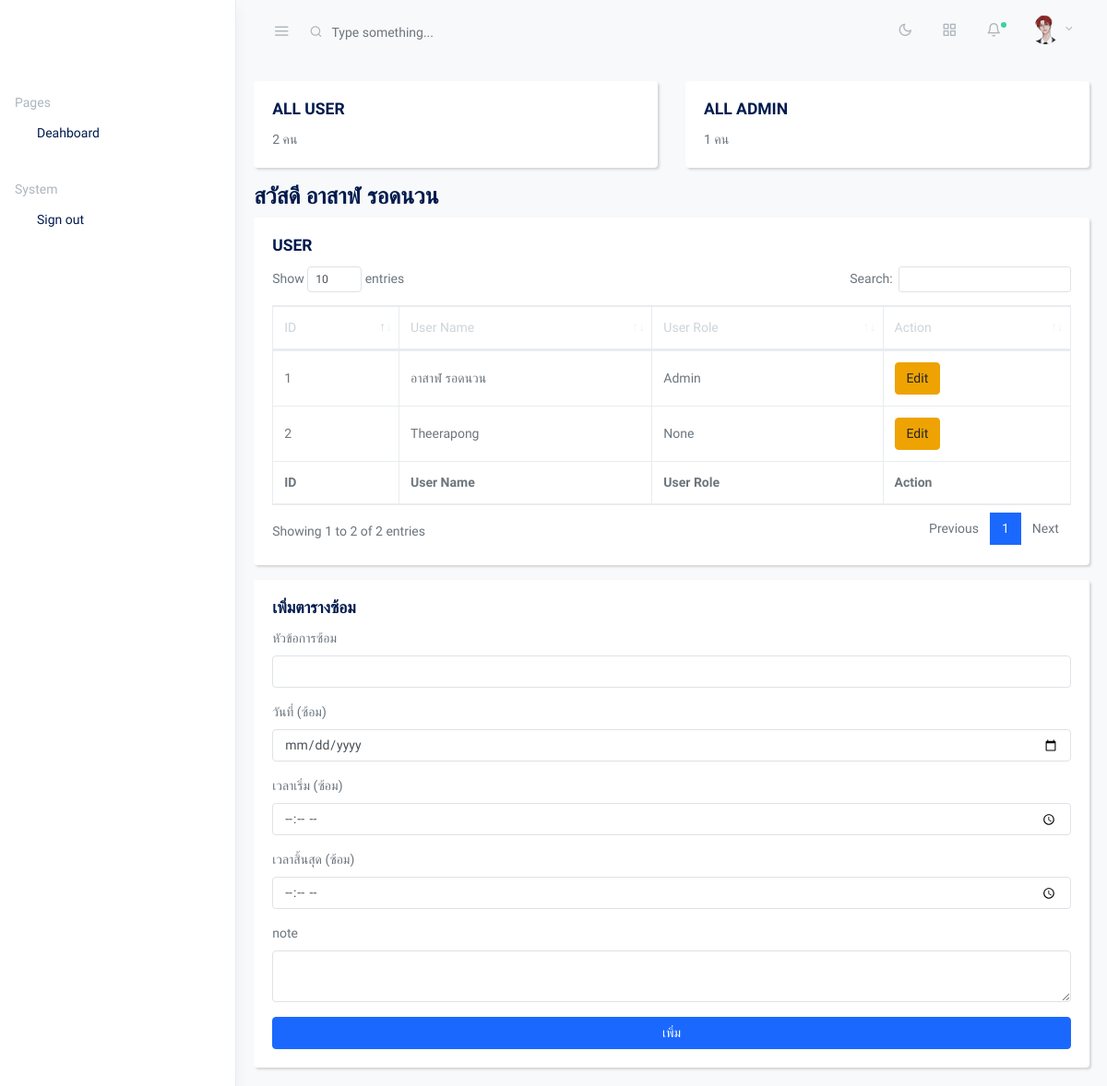
The app's page /page/admin/admin.php (signed in) with its own data.
### tables this page shows
CREATE TABLE `user` (
  `ID` int(11) NOT NULL,
  `user_student_id` varchar(20) NOT NULL DEFAULT 'None',
  `user_name` varchar(60) NOT NULL DEFAULT 'None',
  `user_email` varchar(60) NOT NULL DEFAULT 'none@gmail.com',
  `user_password` varchar(255) NOT NULL DEFAULT 'None',
  `user_sex` varchar(120) NOT NULL DEFAULT 'None',
  `user_birthday` varchar(10) NOT NULL DEFAULT 'None',
  `user_role` varchar(30) NOT NULL DEFAULT 'None',
  `user_tel` varchar(10) NOT NULL DEFAULT 'None',
  `user_register` datetime NOT NULL DEFAULT current_timestamp(),
  `user_note` varchar(120) NOT NULL DEFAULT 'None',
  `user_status` int(11) NOT NULL DEFAULT 1,
  `user_img` text NOT NULL DEFAULT 'None'
);

### page/admin/admin.php (the view, shortened to what this page needs)
<?php
    require_once '../../inc/db.php';
    $sql = "SELECT * FROM user WHERE ID = '".$_SESSION['user_id_db']."'";
    $result = mysqli_query($conn, $sql);
    $row = mysqli_fetch_assoc($result);
?>
<!DOCTYPE html>
<html lang="en">
<head>
    <link rel="stylesheet" href="../../assets/css/simplebar.css">
    <link href="https://kit-pro.fontawesome.com/releases/v6.4.2/css/pro.min.css" rel="stylesheet">
    <link href="https://fonts.cdnfonts.com/css/sf-pro-display?styles=98774,98773,98775,98770,98771,98769"
        rel="stylesheet">
    <link rel="stylesheet" href="../../assets/css/feather.css">
    <link rel="stylesheet" href="../../assets/css/dataTables.bootstrap4.css">
    <link rel="stylesheet" href="../../assets/css/daterangepicker.css">
    <link rel="stylesheet" href="../../assets/css/app-light.css" id="lightTheme">
    <link rel="stylesheet" href="../../assets/css/app-dark.css" id="darkTheme" disabled>
    <link rel="stylesheet" href="../../assets/css/custom.css">
</head>
<body class="vertical light">
    <?php include '../../inc/inc/header.php'; ?>
    <?php include '../../inc/inc/sidebar.php'; ?>
    <main role="main" class="main-content">
        <div class="row">
            <div class="col col-lg">
                <div class="card">
                    <div class="card-body">
                        <h5 class="card-title">ALL USER</h5>
                        <?php
                            $sql = "SELECT * FROM user";
                            $result = mysqli_query($conn, $sql);
                            $count = mysqli_num_rows($result);
                        ?>
                        <p class="card-text"><?php echo $count; ?> คน</p>
                    </div>
                </div>
            </div>
            <div class="col col-lg">
                <div class="card">
                    <div class="card-body">
                        <h5 class="card-title">ALL ADMIN</h5>
                        <?php
                            $sql = "SELECT * FROM user WHERE user_role = 'Admin'";
                            $result = mysqli_query($conn, $sql);
                            $count = mysqli_num_rows($result);
                        ?>
                        <p class="card-text"><?php echo $count; ?> คน</p>
                    </div>
                </div>
            </div>
        </div>
        <div class="row mt-3">
            <div class="col-lg">
                <h3>สวัสดี <?php echo $row["user_name"] ?></h3>
            </div>
        </div>
        <div class="row">
            <div class="col-lg">
                <div class="card">
                    <div class="card-body">
                        <h5 class="card-title">USER</h5>
                        <table id="user_view" class="table table-striped table-bordered" style="width:100%">
                            <thead>
                                <tr>
                                    <th>ID</th>
                                    <th>User Name</th>
                                    <th>User Role</th>
                                    <th>Action</th>
                                </tr>
                            </thead>
                            <tbody>
                                <?php
                                    $sql = "SELECT * FROM user";
                                    $result = mysqli_query($conn, $sql);
                                    while($row = mysqli_fetch_assoc($result)){
                                ?>
                                <tr>
                                    <td><?php echo $row["ID"] ?></td>
                                    <td><?php echo $row["user_name"] ?></td>
                                    <td><?php echo $row["user_role"] ?></td>
                                    <td>
                                        <a href="./edit_user.php?id=<?php echo $row["ID"] ?>" class="btn btn-warning">Edit</a>
                                    </td>
                                </tr>
                                <?php
                                    }
                                ?>
                            </tbody>
                            <tfoot>
                                <tr>
                                    <th>ID</th>
                                    <th>User Name</th>
                                    <th>User Role</th>
                                    <th>Action</th>
                                </tr>
                            </tfoot>
                        </table>
                    </div>
                </div>
            </div>
        </div>
        <div class="row mt-3">
            <div class="col-lg">
                <div class="card">
                    <div class="card-body">
                        <h5 class="card-title">เพิ่มตารางซ้อม</h5>
                        <div class="mb-3">
                            <label for="" class="form-label">หัวข้อการซ้อม</label>
                            <input name="s_deteil" type="text" class="form-control">
                        </div>
                        <div class="mb-3">
                            <label class="form-label">วันที่ (ซ้อม)</label>
                            <input name="date_start" type="date" class="form-control">
                        </div>
                        <div class="mb-3">
                            <label class="form-label">เวลาเริ่ม (ซ้อม)</label>
                            <input name="time_start" type="time" class="form-control">
                        </div>
                        <div class="mb-3">
                            <label class="form-label">เวลาสิ้นสุด (ซ้อม)</label>
                            <input name="time_end" type="time" class="form-control">
                        </div>
                        <div class="mb-3">
                            <label for="" class="form-label">note</label>
                            <textarea type="text" name="s_note" class="form-control"></textarea>
                        </div>
                        <button class="btn btn-primary w-100" id="add-schedule" type="button">เพิ่ม</button>
                    </div>
                </div>
            </div>
        </div>
    </main>
</body>
</html>

### inc/inc/header.php (shortened to what this page needs)
<nav class="topnav navbar navbar-light">
        <button type="button" class="navbar-toggler text-muted mt-2 p-0 mr-3 collapseSidebar">
          <i class="fe fe-menu navbar-toggler-icon"></i>
        </button>
        <form class="form-inline mr-auto searchform text-muted">
          <input class="form-control mr-sm-2 bg-transparent border-0 pl-4 text-muted" type="search" placeholder="Type something..." aria-label="Search">
        </form>
        <ul class="nav">
          <li class="nav-item">
            <a class="nav-link text-muted my-2" id="modeSwitcher" data-mode="light">
              <i class="fe fe-sun fe-16"></i>
            </a>
          </li>
          <li class="nav-item">
            <a class="nav-link text-muted my-2" href="./#" data-toggle="modal" data-target=".modal-shortcut">
              <span class="fe fe-grid fe-16"></span>
            </a>
          </li>
          <li class="nav-item nav-notif">
            <a class="nav-link text-muted my-2" href="./#" data-toggle="modal" data-target=".modal-notif">
              <span class="fe fe-bell fe-16"></span>
              <span class="dot dot-md bg-success"></span>
            </a>
          </li>
          <li class="nav-item dropdown">
            <a class="nav-link dropdown-toggle text-muted pr-0" href="#" id="navbarDropdownMenuLink" role="button" data-toggle="dropdown" aria-haspopup="true" aria-expanded="false">
              <span class="avatar avatar-sm mt-2">
                <img src="<?php echo $row["user_img"] ?>" alt="..." class="avatar-img rounded-circle">
              </span>
            </a>
          </li>
        </ul>
</nav>

### assets/css/feather.css (style rules this page uses)
.fe { font-family: "feather" !important; speak: none; font-style: normal; font-weight: normal; font-variant: normal; text-transform: none; line-height: 1; -webkit-font-smoothing: antialiased; -moz-osx-font-smoothing: grayscale; }
.fe-16 { font-size: 16px; }
.fe-bell:before { content: ""; }
.fe-grid:before { content: ""; }
.fe-menu:before { content: ""; }
.fe-sun:before { content: ""; }

### assets/css/custom.css (style rules this page uses)
.card { border: none; box-shadow: rgba(0, 0, 0, 0.15) 1.95px 1.95px 2.6px; }

### records on screen
user: user_img (picture), user_name "อาสาฬ รอดนวน", ID "1", user_role "Admin"
user: ID "2", user_name "Theerapong", user_role "None"

### other values on screen
$count "2"
$count "1"
